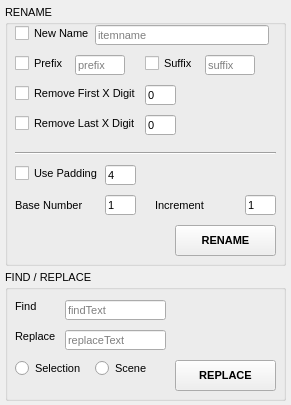
<?xml version="1.0" encoding="UTF-8"?>
<ui version="4.0">
 <class>mxr_renamer_window</class>
 <widget class="QMainWindow" name="mxr_renamer_window">
  <property name="windowModality">
   <enum>Qt::NonModal</enum>
  </property>
  <property name="geometry">
   <rect>
    <x>0</x>
    <y>0</y>
    <width>291</width>
    <height>405</height>
   </rect>
  </property>
  <property name="sizePolicy">
   <sizepolicy hsizetype="Fixed" vsizetype="Fixed">
    <horstretch>0</horstretch>
    <verstretch>0</verstretch>
   </sizepolicy>
  </property>
  <property name="minimumSize">
   <size>
    <width>291</width>
    <height>405</height>
   </size>
  </property>
  <property name="maximumSize">
   <size>
    <width>291</width>
    <height>405</height>
   </size>
  </property>
  <property name="baseSize">
   <size>
    <width>0</width>
    <height>0</height>
   </size>
  </property>
  <property name="font">
   <font>
    <family>Segoe UI</family>
    <pointsize>8</pointsize>
   </font>
  </property>
  <property name="windowTitle">
   <string>3DS Renamer</string>
  </property>
  <widget class="QWidget" name="centralwidget">
   <widget class="QGroupBox" name="groupBox_2">
    <property name="geometry">
     <rect>
      <x>5</x>
      <y>5</y>
      <width>281</width>
      <height>261</height>
     </rect>
    </property>
    <property name="font">
     <font>
      <family>Segoe UI</family>
     </font>
    </property>
    <property name="title">
     <string>RENAME</string>
    </property>
    <widget class="QCheckBox" name="chk_name">
     <property name="geometry">
      <rect>
       <x>10</x>
       <y>20</y>
       <width>119</width>
       <height>17</height>
      </rect>
     </property>
     <property name="maximumSize">
      <size>
       <width>150</width>
       <height>16777215</height>
      </size>
     </property>
     <property name="font">
      <font>
       <family>Segoe UI</family>
      </font>
     </property>
     <property name="text">
      <string>New Name</string>
     </property>
    </widget>
    <widget class="QLineEdit" name="line_name">
     <property name="geometry">
      <rect>
       <x>90</x>
       <y>20</y>
       <width>174</width>
       <height>20</height>
      </rect>
     </property>
     <property name="font">
      <font>
       <family>Segoe UI</family>
      </font>
     </property>
     <property name="inputMask">
      <string/>
     </property>
     <property name="maxLength">
      <number>80</number>
     </property>
     <property name="cursorPosition">
      <number>0</number>
     </property>
     <property name="placeholderText">
      <string>itemname</string>
     </property>
    </widget>
    <widget class="QCheckBox" name="chk_prefix">
     <property name="geometry">
      <rect>
       <x>10</x>
       <y>50</y>
       <width>61</width>
       <height>17</height>
      </rect>
     </property>
     <property name="maximumSize">
      <size>
       <width>150</width>
       <height>16777215</height>
      </size>
     </property>
     <property name="font">
      <font>
       <family>Segoe UI</family>
      </font>
     </property>
     <property name="text">
      <string>Prefix</string>
     </property>
    </widget>
    <widget class="QLineEdit" name="line_prefix">
     <property name="geometry">
      <rect>
       <x>70</x>
       <y>50</y>
       <width>50</width>
       <height>20</height>
      </rect>
     </property>
     <property name="maximumSize">
      <size>
       <width>50</width>
       <height>16777215</height>
      </size>
     </property>
     <property name="font">
      <font>
       <family>Segoe UI</family>
      </font>
     </property>
     <property name="maxLength">
      <number>80</number>
     </property>
     <property name="placeholderText">
      <string>prefix</string>
     </property>
    </widget>
    <widget class="QCheckBox" name="chk_suffix">
     <property name="geometry">
      <rect>
       <x>140</x>
       <y>50</y>
       <width>51</width>
       <height>17</height>
      </rect>
     </property>
     <property name="maximumSize">
      <size>
       <width>150</width>
       <height>16777215</height>
      </size>
     </property>
     <property name="font">
      <font>
       <family>Segoe UI</family>
      </font>
     </property>
     <property name="text">
      <string>Suffix</string>
     </property>
    </widget>
    <widget class="QLineEdit" name="line_suffix">
     <property name="geometry">
      <rect>
       <x>200</x>
       <y>50</y>
       <width>50</width>
       <height>20</height>
      </rect>
     </property>
     <property name="maximumSize">
      <size>
       <width>50</width>
       <height>16777215</height>
      </size>
     </property>
     <property name="font">
      <font>
       <family>Segoe UI</family>
      </font>
     </property>
     <property name="placeholderText">
      <string>suffix</string>
     </property>
    </widget>
    <widget class="QCheckBox" name="chk_removefirst">
     <property name="geometry">
      <rect>
       <x>10</x>
       <y>80</y>
       <width>121</width>
       <height>17</height>
      </rect>
     </property>
     <property name="maximumSize">
      <size>
       <width>150</width>
       <height>16777215</height>
      </size>
     </property>
     <property name="font">
      <font>
       <family>Segoe UI</family>
      </font>
     </property>
     <property name="text">
      <string>Remove First X Digit</string>
     </property>
    </widget>
    <widget class="QLineEdit" name="line_removefirst">
     <property name="geometry">
      <rect>
       <x>140</x>
       <y>80</y>
       <width>31</width>
       <height>20</height>
      </rect>
     </property>
     <property name="maximumSize">
      <size>
       <width>50</width>
       <height>16777215</height>
      </size>
     </property>
     <property name="font">
      <font>
       <family>Segoe UI</family>
      </font>
     </property>
     <property name="inputMask">
      <string/>
     </property>
     <property name="text">
      <string>0</string>
     </property>
     <property name="placeholderText">
      <string/>
     </property>
    </widget>
    <widget class="QCheckBox" name="chk_removelast">
     <property name="geometry">
      <rect>
       <x>10</x>
       <y>110</y>
       <width>121</width>
       <height>17</height>
      </rect>
     </property>
     <property name="maximumSize">
      <size>
       <width>150</width>
       <height>16777215</height>
      </size>
     </property>
     <property name="font">
      <font>
       <family>Segoe UI</family>
      </font>
     </property>
     <property name="text">
      <string>Remove Last X Digit</string>
     </property>
    </widget>
    <widget class="QLineEdit" name="line_removelast">
     <property name="geometry">
      <rect>
       <x>140</x>
       <y>110</y>
       <width>31</width>
       <height>20</height>
      </rect>
     </property>
     <property name="maximumSize">
      <size>
       <width>50</width>
       <height>16777215</height>
      </size>
     </property>
     <property name="font">
      <font>
       <family>Segoe UI</family>
      </font>
     </property>
     <property name="inputMask">
      <string/>
     </property>
     <property name="text">
      <string>0</string>
     </property>
     <property name="maxLength">
      <number>80</number>
     </property>
     <property name="cursorPosition">
      <number>1</number>
     </property>
     <property name="placeholderText">
      <string/>
     </property>
    </widget>
    <widget class="QPushButton" name="btn_rename">
     <property name="geometry">
      <rect>
       <x>170</x>
       <y>220</y>
       <width>101</width>
       <height>31</height>
      </rect>
     </property>
     <property name="font">
      <font>
       <family>Segoe UI</family>
       <weight>75</weight>
       <bold>true</bold>
      </font>
     </property>
     <property name="styleSheet">
      <string notr="true"/>
     </property>
     <property name="text">
      <string>RENAME</string>
     </property>
     <property name="default">
      <bool>false</bool>
     </property>
     <property name="flat">
      <bool>false</bool>
     </property>
    </widget>
    <widget class="QCheckBox" name="chk_use_padding">
     <property name="enabled">
      <bool>true</bool>
     </property>
     <property name="geometry">
      <rect>
       <x>10</x>
       <y>160</y>
       <width>91</width>
       <height>17</height>
      </rect>
     </property>
     <property name="font">
      <font>
       <family>Segoe UI</family>
      </font>
     </property>
     <property name="text">
      <string>Use Padding</string>
     </property>
    </widget>
    <widget class="QLabel" name="label_basenumber">
     <property name="geometry">
      <rect>
       <x>10</x>
       <y>190</y>
       <width>71</width>
       <height>20</height>
      </rect>
     </property>
     <property name="font">
      <font>
       <family>Segoe UI</family>
      </font>
     </property>
     <property name="text">
      <string>Base Number</string>
     </property>
    </widget>
    <widget class="QLineEdit" name="line_basenumber">
     <property name="geometry">
      <rect>
       <x>100</x>
       <y>190</y>
       <width>31</width>
       <height>20</height>
      </rect>
     </property>
     <property name="font">
      <font>
       <family>Segoe UI</family>
      </font>
     </property>
     <property name="text">
      <string>1</string>
     </property>
    </widget>
    <widget class="QLabel" name="label_step">
     <property name="geometry">
      <rect>
       <x>150</x>
       <y>190</y>
       <width>61</width>
       <height>20</height>
      </rect>
     </property>
     <property name="font">
      <font>
       <family>Segoe UI</family>
      </font>
     </property>
     <property name="text">
      <string>Increment</string>
     </property>
    </widget>
    <widget class="QLineEdit" name="line_padding_step">
     <property name="geometry">
      <rect>
       <x>240</x>
       <y>190</y>
       <width>31</width>
       <height>20</height>
      </rect>
     </property>
     <property name="font">
      <font>
       <family>Segoe UI</family>
      </font>
     </property>
     <property name="text">
      <string>1</string>
     </property>
     <property name="maxLength">
      <number>100</number>
     </property>
    </widget>
    <widget class="QLineEdit" name="line_padding_zeros">
     <property name="geometry">
      <rect>
       <x>100</x>
       <y>160</y>
       <width>31</width>
       <height>20</height>
      </rect>
     </property>
     <property name="font">
      <font>
       <family>Segoe UI</family>
      </font>
     </property>
     <property name="text">
      <string>4</string>
     </property>
     <property name="maxLength">
      <number>8</number>
     </property>
    </widget>
    <widget class="Line" name="line">
     <property name="geometry">
      <rect>
       <x>10</x>
       <y>140</y>
       <width>261</width>
       <height>16</height>
      </rect>
     </property>
     <property name="font">
      <font>
       <family>Segoe UI</family>
      </font>
     </property>
     <property name="orientation">
      <enum>Qt::Horizontal</enum>
     </property>
    </widget>
   </widget>
   <widget class="QGroupBox" name="groupBox_3">
    <property name="geometry">
     <rect>
      <x>5</x>
      <y>270</y>
      <width>281</width>
      <height>131</height>
     </rect>
    </property>
    <property name="font">
     <font>
      <family>Segoe UI</family>
     </font>
    </property>
    <property name="title">
     <string>FIND / REPLACE</string>
    </property>
    <widget class="QLineEdit" name="line_find">
     <property name="geometry">
      <rect>
       <x>60</x>
       <y>30</y>
       <width>101</width>
       <height>20</height>
      </rect>
     </property>
     <property name="font">
      <font>
       <family>Segoe UI</family>
      </font>
     </property>
     <property name="inputMask">
      <string/>
     </property>
     <property name="maxLength">
      <number>80</number>
     </property>
     <property name="cursorPosition">
      <number>0</number>
     </property>
     <property name="placeholderText">
      <string>findText</string>
     </property>
    </widget>
    <widget class="QPushButton" name="btn_replace">
     <property name="geometry">
      <rect>
       <x>170</x>
       <y>90</y>
       <width>101</width>
       <height>31</height>
      </rect>
     </property>
     <property name="font">
      <font>
       <family>Segoe UI</family>
       <weight>75</weight>
       <bold>true</bold>
      </font>
     </property>
     <property name="cursor">
      <cursorShape>PointingHandCursor</cursorShape>
     </property>
     <property name="styleSheet">
      <string notr="true"/>
     </property>
     <property name="text">
      <string>REPLACE</string>
     </property>
     <property name="default">
      <bool>false</bool>
     </property>
     <property name="flat">
      <bool>false</bool>
     </property>
    </widget>
    <widget class="QLabel" name="label">
     <property name="geometry">
      <rect>
       <x>10</x>
       <y>30</y>
       <width>47</width>
       <height>13</height>
      </rect>
     </property>
     <property name="font">
      <font>
       <family>Segoe UI</family>
      </font>
     </property>
     <property name="text">
      <string>Find</string>
     </property>
    </widget>
    <widget class="QLabel" name="label_2">
     <property name="geometry">
      <rect>
       <x>10</x>
       <y>60</y>
       <width>47</width>
       <height>13</height>
      </rect>
     </property>
     <property name="font">
      <font>
       <family>Segoe UI</family>
      </font>
     </property>
     <property name="text">
      <string>Replace</string>
     </property>
    </widget>
    <widget class="QLineEdit" name="line_replace">
     <property name="geometry">
      <rect>
       <x>60</x>
       <y>60</y>
       <width>101</width>
       <height>20</height>
      </rect>
     </property>
     <property name="font">
      <font>
       <family>Segoe UI</family>
      </font>
     </property>
     <property name="inputMask">
      <string/>
     </property>
     <property name="maxLength">
      <number>80</number>
     </property>
     <property name="cursorPosition">
      <number>0</number>
     </property>
     <property name="placeholderText">
      <string>replaceText</string>
     </property>
    </widget>
    <widget class="QRadioButton" name="rad_selection">
     <property name="geometry">
      <rect>
       <x>10</x>
       <y>90</y>
       <width>71</width>
       <height>17</height>
      </rect>
     </property>
     <property name="font">
      <font>
       <family>Segoe UI</family>
      </font>
     </property>
     <property name="text">
      <string>Selection</string>
     </property>
    </widget>
    <widget class="QRadioButton" name="rad_scene">
     <property name="geometry">
      <rect>
       <x>90</x>
       <y>90</y>
       <width>61</width>
       <height>17</height>
      </rect>
     </property>
     <property name="font">
      <font>
       <family>Segoe UI</family>
      </font>
     </property>
     <property name="text">
      <string>Scene</string>
     </property>
    </widget>
   </widget>
  </widget>
  <action name="mnu_underscore">
   <property name="checkable">
    <bool>true</bool>
   </property>
   <property name="checked">
    <bool>true</bool>
   </property>
   <property name="text">
    <string>Automatic underscores</string>
   </property>
  </action>
 </widget>
 <tabstops>
  <tabstop>btn_rename</tabstop>
 </tabstops>
 <resources/>
 <connections/>
</ui>
